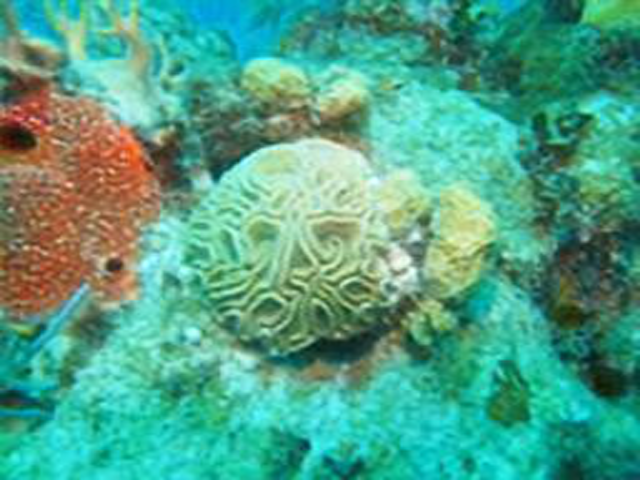
#> input picture data/imgs/00002.png, 640 x 480 px
$ python test_usod10k_proj.py
#> lines starting #> are read from the running program, lines starting #| are printed output that depends on the picture
### utils/utils.py
"""
Functions of average meter, logger, guidedfilter, and result output
"""
import logging
from cv2.ximgproc import guidedFilter
import numpy as np


class AverageMeter(object):
    """Compute and store the average and current value"""
    def __init__(self):
        self.reset()

    # [31 lines left out: functions reset, update, get_logger, not called in this run]


def gf(mask, img):
    """Apply guidedfilter"""
    return guidedFilter(mask, img, 4, 0.2, -1)


# [11 lines left out: function output_result, not called in this run]

### test_usod10k_proj.py
"""
# > Script for evaluating domain projection on USOD10K dataset
#    - Paper: https://arxiv.org/pdf/2209.12358.pdf
"""
import os
import numpy as np
import argparse
from PIL import Image, ImageOps
import matplotlib.pyplot as plt
# local libs
from utils.utils import gf


if __name__=="__main__":
    parser = argparse.ArgumentParser()
    parser.add_argument("--loc_img", type=str, default="./data/imgs/00002.png")
    parser.add_argument("--loc_mask", type=str, default="./data/imgs/00002.png")
    parser.add_argument("--loc_img_folder", type=str, default="./data/imgs")
    parser.add_argument("--loc_mask_folder", type=str, default="./data/masks")
    parser.add_argument("--data_type", type=str, default="folder", choices = ["image", "folder"])
    args = parser.parse_args()

    # Create output folder if not exist
    output_folder = './data/output/usod10k/'
    if not os.path.exists(output_folder):
        os.makedirs(output_folder)

    # Calculate the amount of input data
    input_count = len(os.listdir(args.loc_img_folder)) if args.data_type == "folder" else 1

    # Testing loop
    for idx in range(input_count):
        # Get image path
        img_fn = os.listdir(args.loc_img_folder)[idx].replace(".","_proj.") if args.data_type == "folder" else args.loc_img.split("/")[-1].replace(".","_proj.")
        img_path = os.path.join(args.loc_img_folder, os.listdir(args.loc_img_folder)[idx]) if args.data_type == "folder" else args.loc_img

        # Load image
        image = (Image.open(img_path))
#> image is the input picture: PIL image 640x480 RGB; mean R, G, B 80.3, 162.1, 134.8

        # Compute R, M, I channel
        r, g, b = image.split()
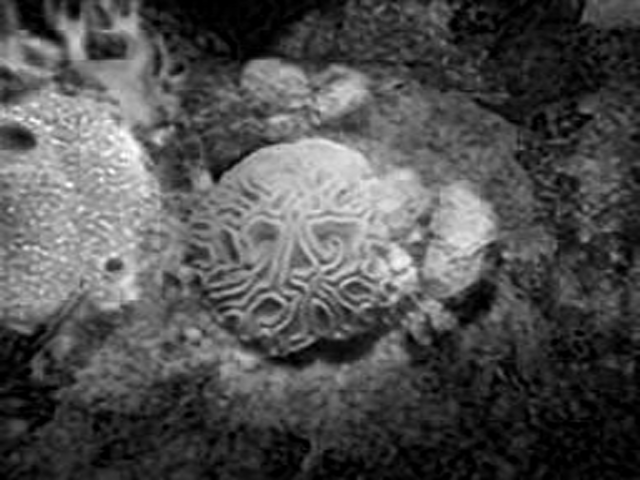
#> r: PIL image 640x480 L; min 0, max 255, mean 80.3
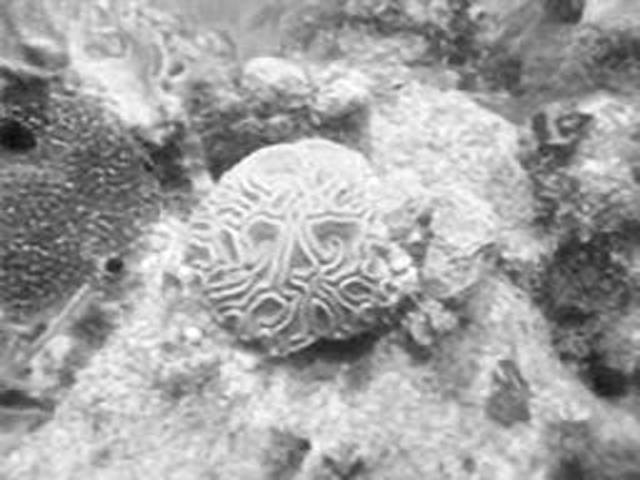
#> g: PIL image 640x480 L; min 9, max 255, mean 162.1
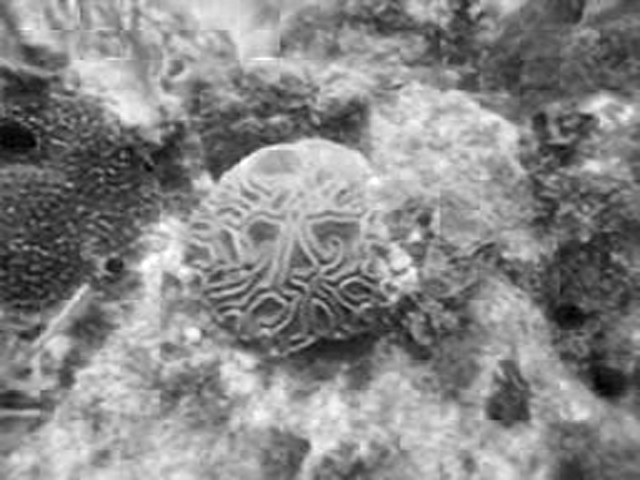
#> b: PIL image 640x480 L; min 0, max 255, mean 134.8
        r = np.array(r) / 255.0
#> r: shape (480, 640) float64
        gb_max = np.maximum.reduce([np.array(g), np.array(b)]) / 255.0
        gray_c = np.array(ImageOps.grayscale(image))
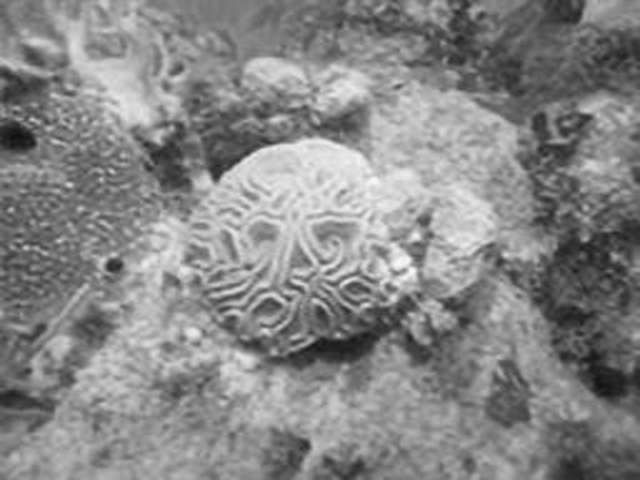
#> gray_c: shape (480, 640); min 15, max 250, mean 134.6
        # Prepare SOD mask
        mask_fn = os.path.join(args.loc_mask_folder, os.listdir(args.loc_img_folder)[idx]) if args.data_type == "folder" else args.loc_mask
        mask = (Image.open(mask_fn)).resize((r.shape[1],r.shape[0]))
        mask_norm = np.float32(np.array(mask) / 255.0)

        # Define coefficient of constant, R, M terms
        u0 = 0.46353632 # Constant
        u1 = 0.49598983 # R
        u2 = -0.38875134 # M

        # Generate domain projection and apply the guidedfilter
        np_1 = np.ones(r.shape)
        depth = np.float32( u0 * np_1 + u1 * r + u2 * gb_max )
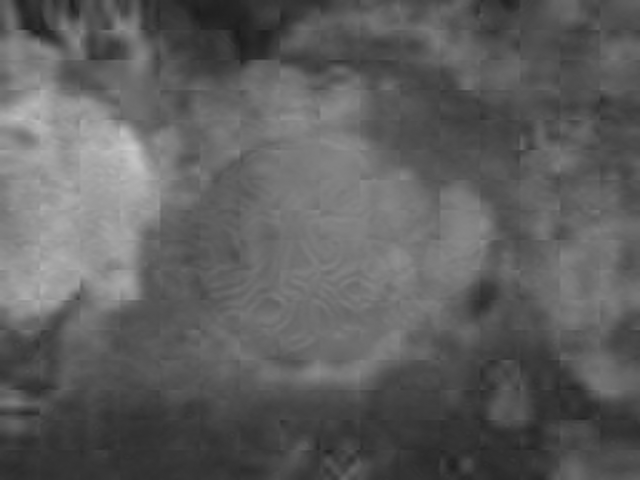
#> depth: shape (480, 640) float32; min 0.107, max 0.794, mean 0.372
        result = gf(mask_norm, depth) * 255

        # Save result
        plt.imsave(os.path.join(output_folder, img_fn), result, cmap='inferno')
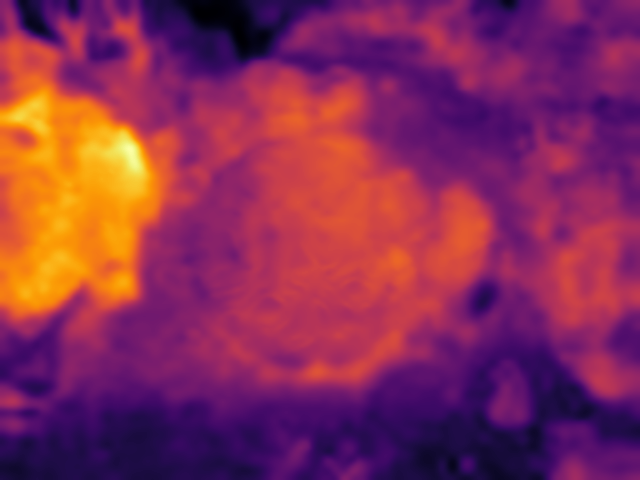
#> saved as 00002_proj.png: shape (480, 640, 3); mean R, G, B 135.8, 43.8, 86.2
#> pass 2 of the loop `for idx in range(input_count):`:
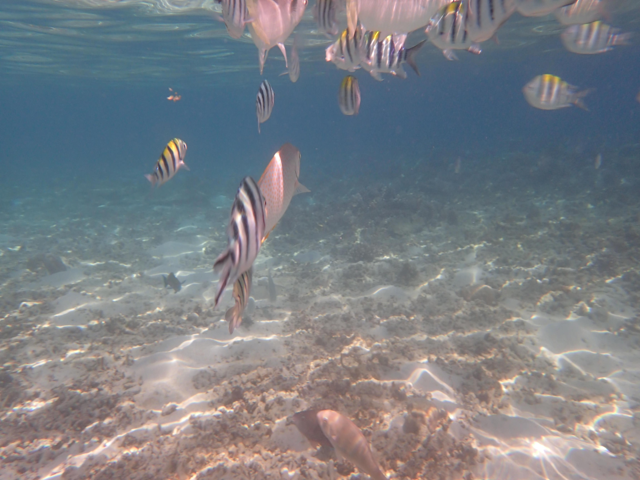
#> input picture data/imgs/00012.png, 640 x 480 px
#> image is the input picture: PIL image 640x480 RGB; mean R, G, B 121.5, 126.3, 132
#> `depth = np.float32( u0 * np_1 + u1 * r + u2 * gb_max )`:
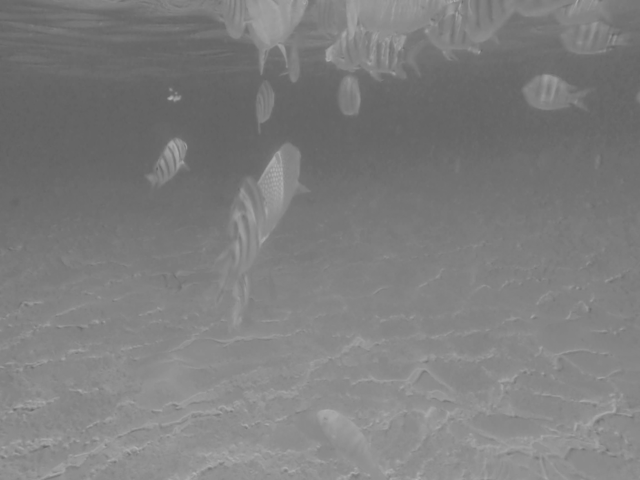
#> depth: shape (480, 640) float32; min 0.38, max 0.708, mean 0.495
#> `plt.imsave(os.path.join(output_folder, img_fn), result, cmap='inferno')`:
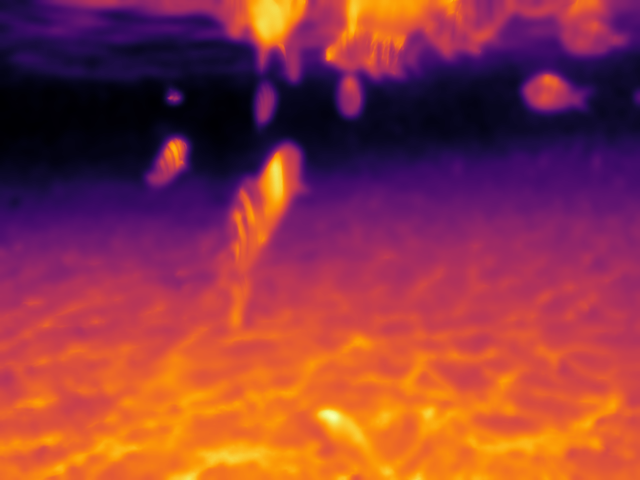
#> saved as 00012_proj.png: shape (480, 640, 3); mean R, G, B 143.8, 55, 63.7
#> pass 3 of the loop `for idx in range(input_count):`:
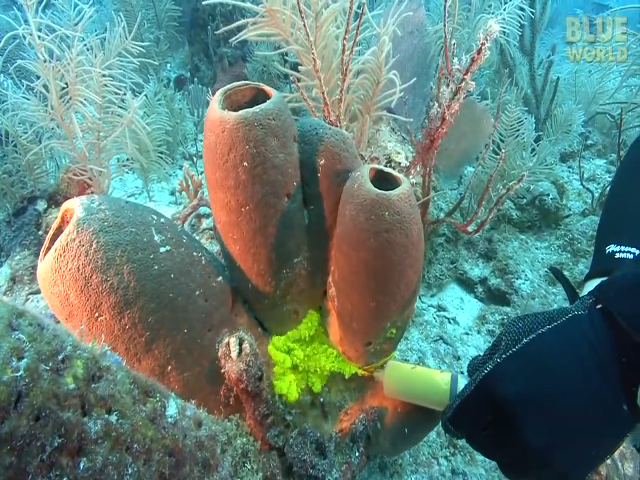
#> input picture data/imgs/00022.png, 640 x 480 px
#> image is the input picture: PIL image 640x480 RGB; mean R, G, B 95.9, 128.3, 120.2
#> `depth = np.float32( u0 * np_1 + u1 * r + u2 * gb_max )`:
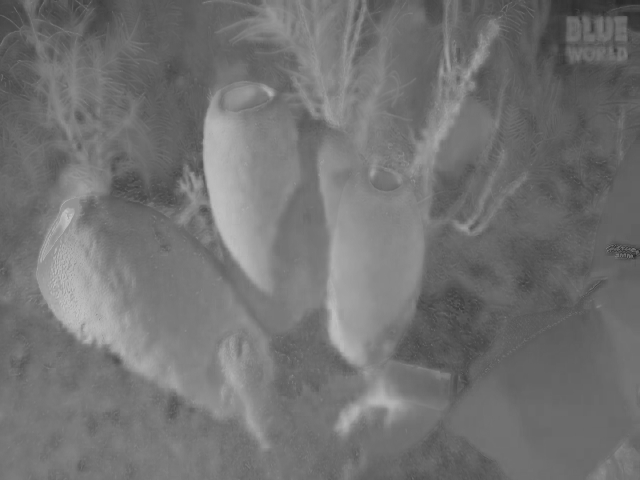
#> depth: shape (480, 640) float32; min 0.154, max 0.768, mean 0.449
#> `plt.imsave(os.path.join(output_folder, img_fn), result, cmap='inferno')`:
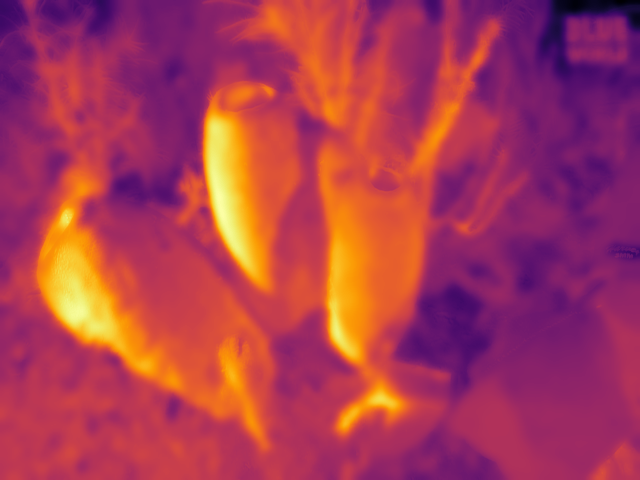
#> saved as 00022_proj.png: shape (480, 640, 3); mean R, G, B 170.3, 58.2, 84.5

    print("Total images: {0}\n".format(input_count))
